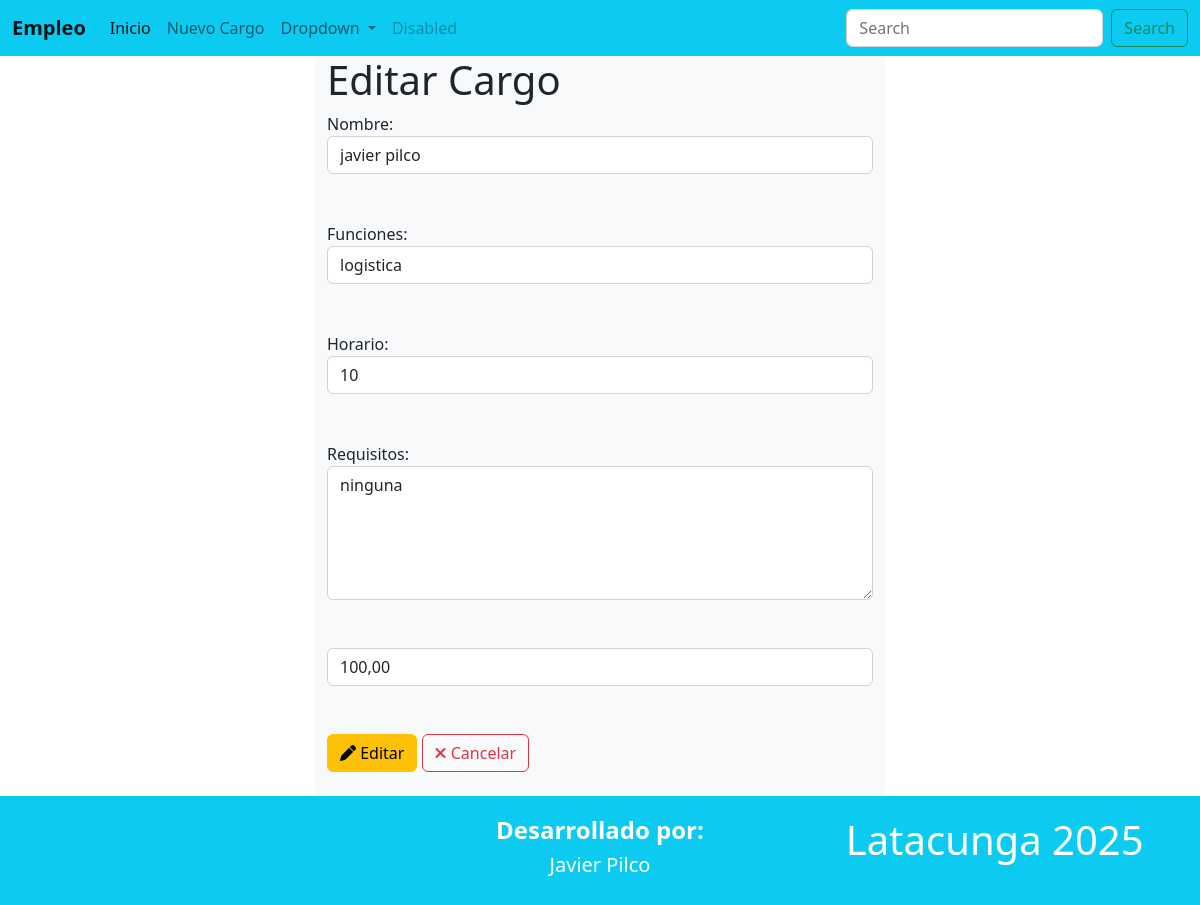
Page /editarCargo/8 on the committed database.
### Aplicaciones/Empresas/models.py (models this page shows, shortened)
class Cargo(models.Model):
    id=models.AutoField(primary_key=True)
    nombre=models.CharField(max_length=100)
    funciones=models.TextField()
    horario=models.CharField(max_length=500)
    requisitos=models.TextField()
    sueldo=models.DecimalField(max_digits=10,decimal_places=2)
    logo=models.FileField(upload_to='cargo', null=True, blank=True)

### Aplicaciones/Empresas/views.py (the view)
# urls.py: path('editarCargo/<id>',views.editarCargo),
def editarCargo(request,id):
    cargoEditar=Cargo.objects.get(id=id)
    return render(request, "editarCargo.html", {'cargoEditar': cargoEditar})

### Aplicaciones/Empresas/templates/editarCargo.html (shortened to what this page needs)
{% extends './plantilla.html' %}
{% block contenido %}
<div class="row">
    <div class="col-md-3"></div>
    <div class="col-md-6 bg-light">
        <h1>Editar Cargo</h1>
        <form action="/procesarEdicionCargo" method="post">
            <label for="">Nombre:</label><br>
            <input class="form-control" type="text" name="nombre" id="nombre" value="{{cargoEditar.nombre}}"> <br> <br>
            <label for="">Funciones:</label><br>
            <input class="form-control" type="text" name="funciones" id="funciones" value="{{cargoEditar.funciones}}"> <br> <br>
            <label for="">Horario:</label><br>
            <input class="form-control" type="text" name="horario" id="horario" value="{{cargoEditar.horario}}"> <br> <br>
            <label for="">Requisitos:</label> <br>
            <textarea class="form-control" name="requisitos" id="requisitos" rows="5">{{ cargoEditar.requisitos }}</textarea> <br><br>
            <input class="form-control" type="text" name="sueldo" id="sueldo" value="{{cargoEditar.sueldo}}"> <br> <br>
            <button
            class="btn btn-warning"
            type="submit"> <i class="fa fa-pen"></i>
            Editar
            </button>
            <a
            class="btn btn-outline-danger"
            href="/"> <i class="fa fa-times"></i>
            Cancelar
        </a>
        </form>
        <br>
    </div>
    <div class="col-md-3"></div>
</div>
{% endblock %}

### rows in the picture
Cargo: nombre "javier pilco", funciones "logistica", horario "10", requisitos "ninguna", sueldo "100,00"
